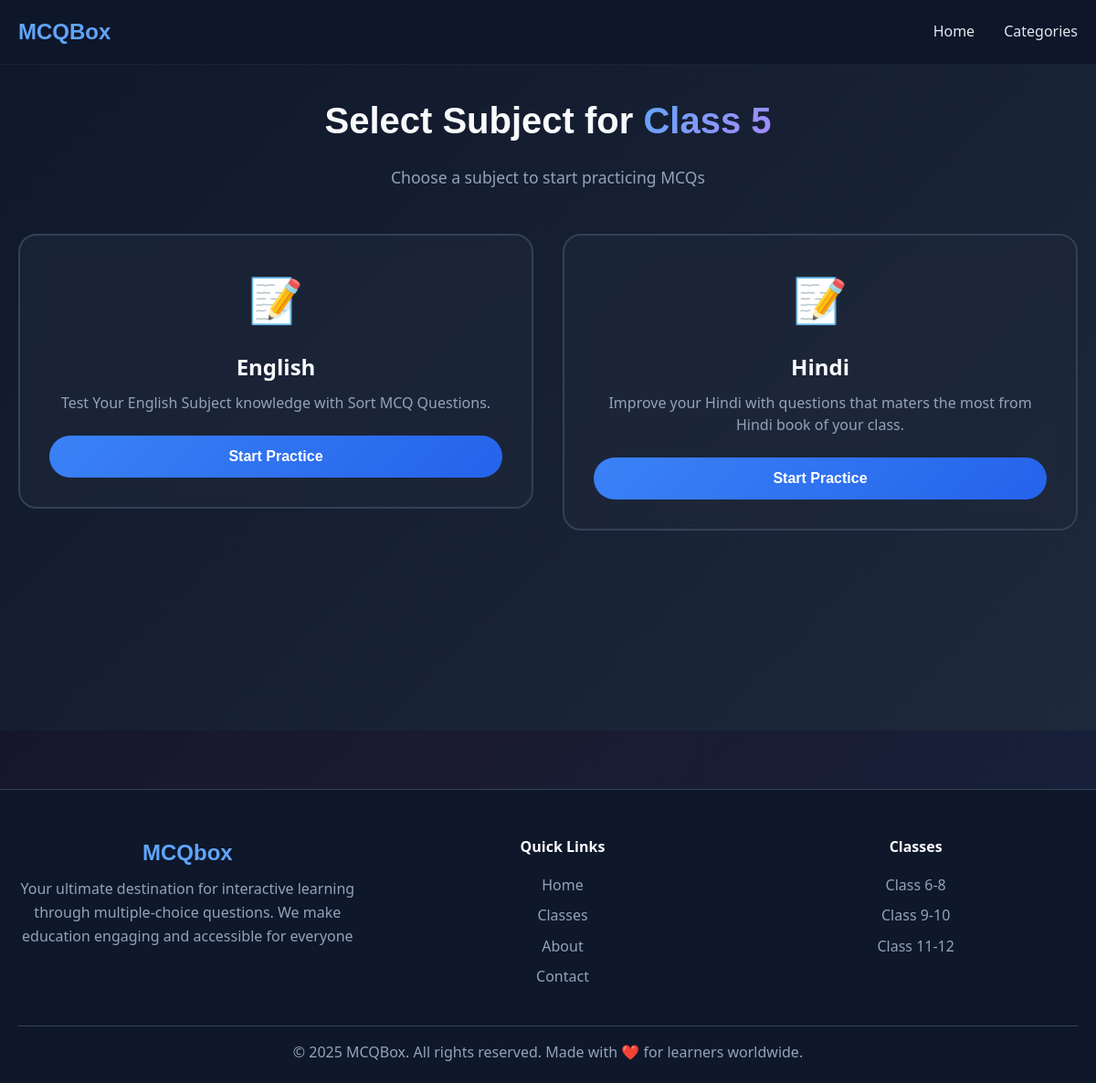
The page /category/class-5 on the database as committed earlier.
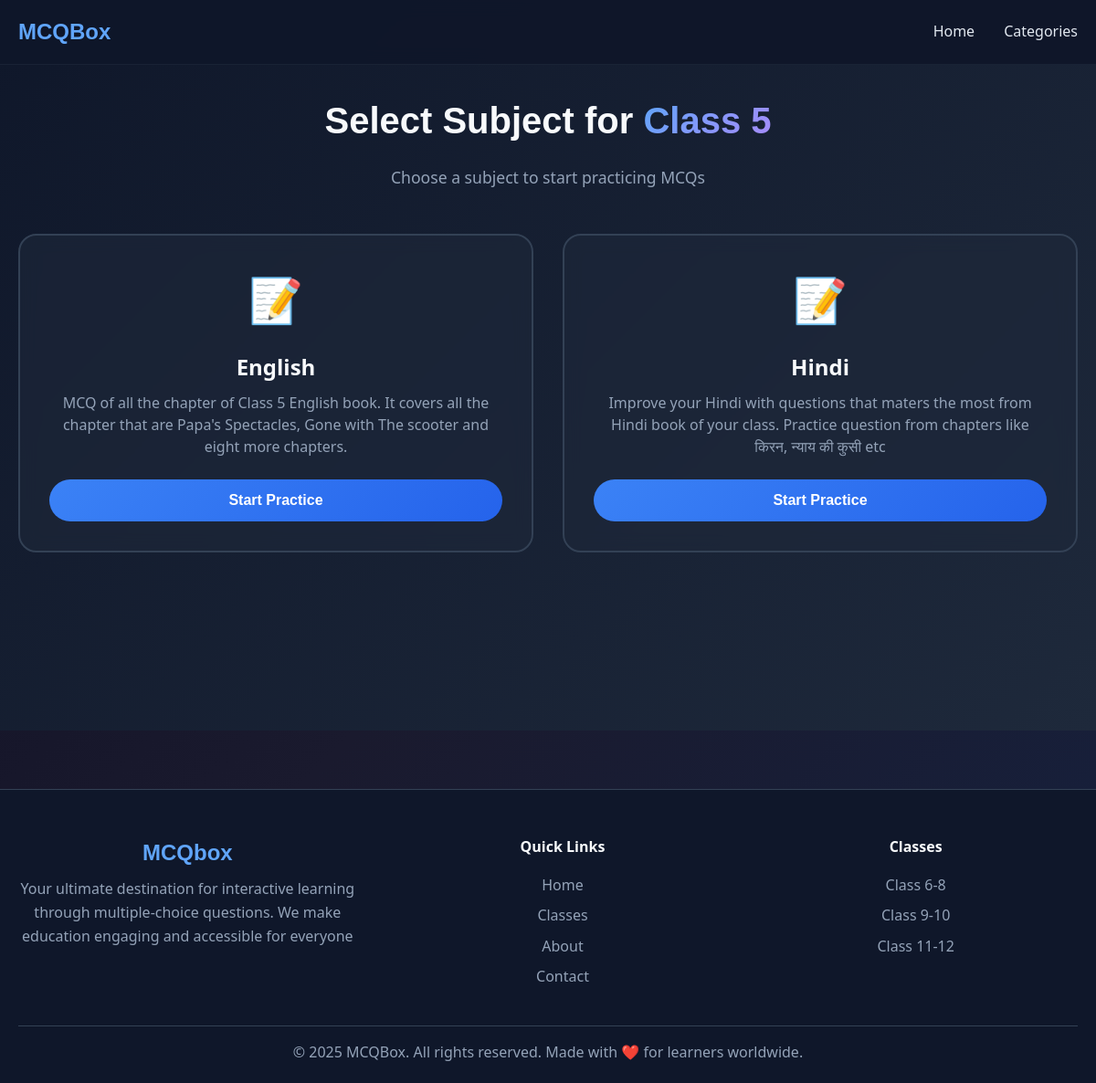
The same page on the database as committed later.
### mcqbox/model.py (models this page shows, shortened)
class Subcategory(db.Model):
    id = db.Column(db.Integer, primary_key=True)
    name = db.Column(db.String(50), nullable=False)
    category_id = db.Column(db.Integer, db.ForeignKey('category.id'), nullable=False)
    category = db.relationship('Category', backref=db.backref('subcategories', lazy=True))
    description = db.Column(db.String(200), nullable=True)
    created_at = db.Column(db.DateTime, server_default=db.func.now())
    updated_at = db.Column(db.DateTime, server_default=db.func.now(), onupdate=db.func.now())

### mcqbox/frontend/route.py (the view)
@app.route("/category/<category_name>")
def subcategory(category_name):
    category_name = category_name.replace('-', ' ')
    category = Category.query.filter_by(name=category_name).first()
    if not category:
        return {"error": "Category not found"}, 404
    subcategories = category.subcategories if category else []
    if not subcategories:
        return render_template("subcate.html", cat = category_name, subcategories=None)
    return render_template("subcate.html", cat = category_name, subcategories=subcategories)

### mcqbox/frontend/templates/subcate.html (shortened to what this page needs)
{% from "micro/nav.html" import nav %}
{% extends "home.html" %}
{% block head %}
<link rel="stylesheet" href="{{ url_for('frontend.static', filename='css/subject.css') }}" w-tid="13">
{% endblock %}
{% block content %}
{{ nav() }}
<main class="subjects-main" w-tid="45">
  <div class="container" w-tid="47">
    <div class="subjects-header" w-tid="49">
      <h1 class="subjects-title" w-tid="55">Select Subject for <span id="class-name" w-tid="57">{{cat |title}}</span></h1>
      <p class="subjects-subtitle" w-tid="59">Choose a subject to start practicing MCQs</p>
    </div>
    {%if subcategories is none%}
    <div class="no-subcategories" style="text-align: center;">
      <p>No subcategories available for this category.</p>
      <p>Please check back later or choose a different category.</p>
      <a href="/category" style="text-decoration: none;"><button
          class="btn btn-primary subject-btn" style="width: 200px;">Categories</button></a>
    </div>
    {%else %}
    <div class="subjects-grid" id="subjects-grid" w-tid="61">
      {%for subcat in subcategories %}
      <a href="/category/{{cat|replace(' ', '-')}}/{{subcat['name']|replace(' ', '-') |lower}}">
        <div class="subject-card" style="animation-delay: 0s;">
          <div class="subject-icon">📝</div>
          <h3 class="subject-name">{{subcat['name']|title}}</h3>
          <p class="subject-description">{{subcat['description']}}</p>
          <button class="btn btn-primary subject-btn">
            Start Practice
          </button>
        </div>
      </a>
      {%endfor%}
    </div>
    {%endif%}
  </div>
</main>
<footer class="footer" w-tid="271">
  <div class="container" w-tid="273">
    <div class="footer-content" w-tid="275">
      <div class="footer-brand" w-tid="277">
        <h3 w-tid="279">MCQbox</h3>
        <p w-tid="281">Your ultimate destination for interactive learning through multiple-choice questions. We make
          education engaging and accessible for everyone</p>
      </div>
      <div class="footer-links" w-tid="283">
        <div class="footer-column" w-tid="285">
          <h4 w-tid="287">Quick Links</h4>
          <a href="https://classwise-mcq-master-your-studies--cooloak59015911.on.websim.com/?v=4#home"
            w-tid="289">Home</a>
          <a href="https://classwise-mcq-master-your-studies--cooloak59015911.on.websim.com/?v=4#classes"
            w-tid="291">Classes</a>
          <a href="https://classwise-mcq-master-your-studies--cooloak59015911.on.websim.com/?v=4#about"
            w-tid="293">About</a>
          <a href="https://classwise-mcq-master-your-studies--cooloak59015911.on.websim.com/?v=4#contact"
            w-tid="295">Contact</a>
        </div>
        <div class="footer-column" w-tid="297">
          <h4 w-tid="299">Classes</h4>
          <a href="https://classwise-mcq-master-your-studies--cooloak59015911.on.websim.com/?v=4#class-6"
            w-tid="301">Class 6-8</a>
          <a href="https://classwise-mcq-master-your-studies--cooloak59015911.on.websim.com/?v=4#class-9"
            w-tid="303">Class 9-10</a>
          <a href="https://classwise-mcq-master-your-studies--cooloak59015911.on.websim.com/?v=4#class-11"
            w-tid="305">Class 11-12</a>
        </div>
      </div>
    </div>
    <div class="footer-bottom" w-tid="307">
      <p w-tid="309">© 2025 MCQBox. All rights reserved. Made with ❤️ for learners worldwide.</p>
    </div>
  </div>
</footer>
{%endblock%}

Rows that differ between the two databases and show on the page:
changed Subcategory "English": description "Test Your English Subject knowledge with Sort MCQ Questions." → "MCQ of all the chapter of Class 5 English book. It covers all the chapter that are Papa's Spectacles, Gone with The scooter and eight more chapters."
changed Subcategory "Hindi": description "Improve your Hindi with questions that maters the most from Hindi book of your class." → "Improve your Hindi with questions that maters the most from Hindi book of your class. Practice question from chapters like किरन, न्याय की कुसी etc"
